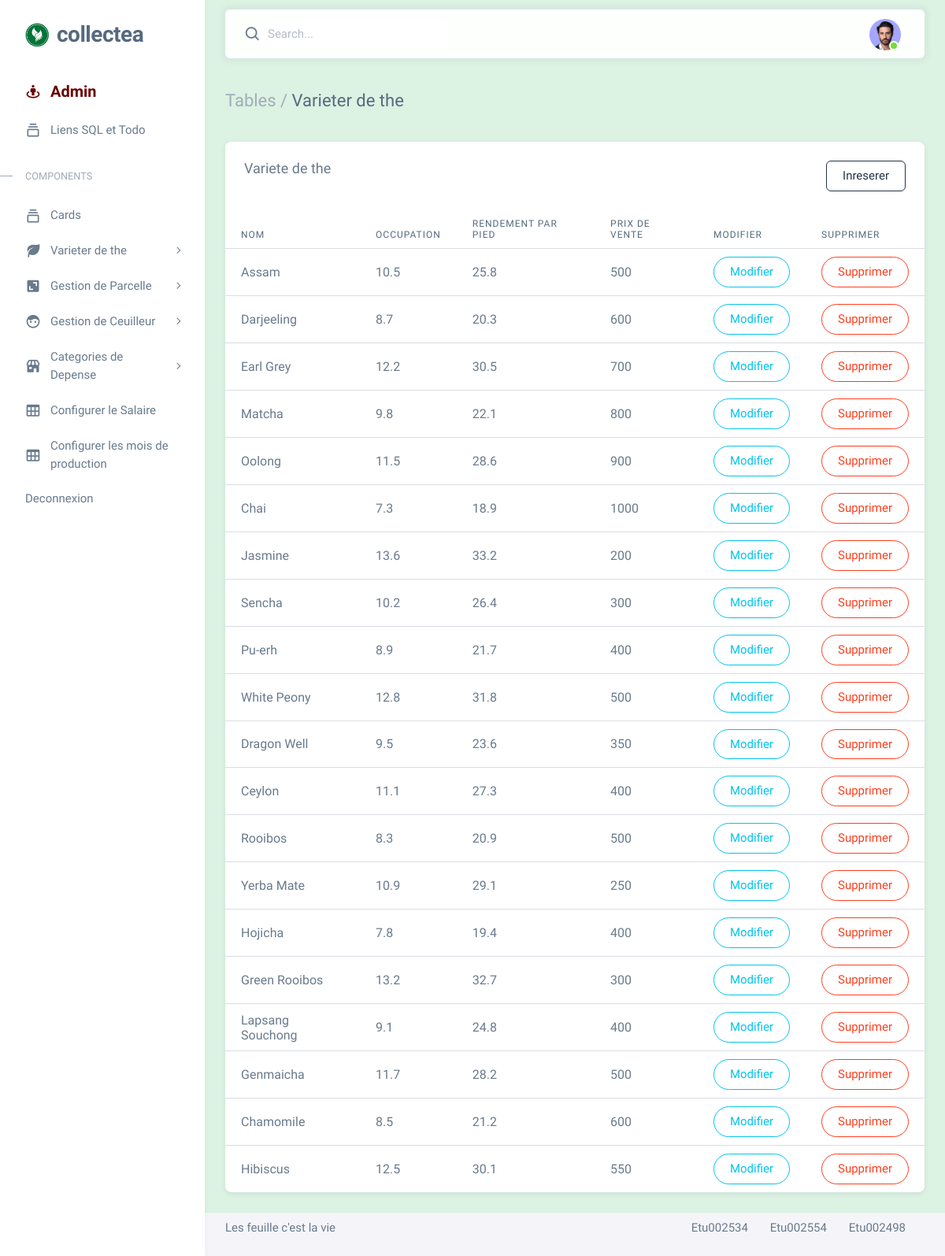
Screenshot of /template/backModel.php?page=../pages/tableauVarieterThe.php (signed in) with the database file from the repository.
### tables this page shows
CREATE TABLE the_variete(
    id SMALLINT auto_increment primary key,
    nom VARCHAR(50),
    occupation DOUBLE(16,2),
    rendement_par_pied DOUBLE(16,2),
    prix_vente DOUBLE(16,2)
);

### inc/base.php (called while the page is built)
<?php
    require_once('Crud.php');
    require_once ("../config.php");
    function connect(){
        try {
            global  $db_url,
                    $db_user,
                    $db_password
            ;
            return new PDO($db_url ,$db_user, $db_password);
        } catch (PDOException $e) {
            print "Erreur !: " . $e->getMessage();
            die();
            return null;
        }
    }
?>

### inc/variete-the.php (called while the page is built, shortened)
<?php
    include_once "Crud.php";
    include_once "base.php";
    function the_getAll() {
        $crud = new Crud('the_variete',connect());
        return $crud->lister();
    }
?>

### inc/Crud.php (called while the page is built, shortened)
<?php
class Crud {
    private $table;
    private $connexion;
    public function __construct($table, $connexion) {
        $this->table = $table;
        $this->connexion = $connexion;
    }
    public function lister() {
        $requete = $this->connexion->query("SELECT * FROM {$this->table}");
        return $requete->fetchAll(PDO::FETCH_ASSOC);
    }
}
?>

### pages/tableauVarieterThe.php (the view, shortened to what this page needs)
<?php
    $varietes = the_getAll();
?>
<div class="content-wrapper">
    <div class="container-xxl flex-grow-1 container-p-y">
        <h4 class="py-3 mb-4"><span class="text-muted fw-light">Tables /</span> Varieter de the</h4>
        <div class="card">
            <h5 class="card-header">Variete de the <a href="" style="float: right"><button type="button" class="btn btn-outline-dark">Inreserer</button></a> </h5>
            <div class="table-responsive text-nowrap">
                <table class="table">
                    <thead>
                    <tr>
                        <th>Nom</th>
                        <th>Occupation</th>
                        <th>Rendement par pied</th>
                        <th>Prix de vente</th>
                        <th>Modifier</th>
                        <th>Supprimer</th>
                    </tr>
                    </thead>
                    <tbody class="table-border-bottom-0">
                    <?php foreach ($varietes as $variete) {?>
                    <tr>
                        <td><?php echo $variete['nom'] ?></td>
                        <td><?php echo $variete['occupation']?></td>
                        <td><?php echo $variete['rendement_par_pied']?></td>
                        <td><?php echo $variete['prix_vente']?></td>
                        <td><a href="../template/backModel.php?page=../pages/insertVarieteThe.php&action=update&idVariete=<?php echo $variete['id']?>"><button type="button" class="btn rounded-pill btn-outline-info">Modifier</button></a></td>
                        <td><a href="../controllers/varieteTheControl.php?action=delete&idVariete=<?php echo $variete['id']?>"><button type="button" class="btn rounded-pill btn-outline-danger">Supprimer</button></a></td>
                    </tr>
                    <?php } ?>
                    </tbody>
                </table>
            </div>
        </div>
    </div>
</div>

### template/backModel.php (shortened to what this page needs)
<?php
$page="cards.php";
if (isset($_GET['page'])) {
    $page=$_GET['page'];
}
?>
<html lang="en" class="light-style layout-menu-fixed layout-compact" dir="ltr" data-theme="theme-default" data-assets-path="../assets/" data-template="vertical-menu-template-free"><head>
    <link rel="stylesheet" href="../assets/vendor/fonts/boxicons.css">
    <link rel="stylesheet" href="../assets/vendor/css/core.css" class="template-customizer-core-css">
    <link rel="stylesheet" href="../assets/vendor/css/theme-default.css" class="template-customizer-theme-css">
    <link rel="stylesheet" href="../assets/css/demo.css">
    <link rel="stylesheet" href="../assets/vendor/libs/perfect-scrollbar/perfect-scrollbar.css">
</head>
<body>
<div class="layout-wrapper layout-content-navbar">
    <div class="layout-container" style="background-color: rgba(0,217,46,0.1)!important;">
        <aside id="layout-menu" class="layout-menu menu-vertical menu bg-menu-theme" data-bg-class="bg-menu-theme">
            <div class="app-brand demo" >
                <a href="index.html" class="app-brand-link">
              <span class="app-brand-logo demo">
                      <img src='../assets/img/favicon/Green_Leaves_-remov.png' alt="" width="40px">
              </span>
                    <span class="app-brand-text demo menu-text fw-bold">CollecTea</span>
                </a>
            </div>
            <ul class="menu-inner py-1 ps">
                <li class="menu-item">
                    <div class="menu-link" style="font-size: 20px;color: #690000;margin-top: 10px">
                        <i class=" menu-icon bx bx-street-view"></i>
                        <div data-i18n="Basic"><b>Admin</b></div>
                    </div>
                </li>
                <li class="menu-item">
                    <a href="backModel.php?page=../pages/url.php" class="menu-link">
                        <i class="menu-icon tf-icons bx bx-collection"></i>
                        <div data-i18n="Basic">Liens SQL et Todo</div>
                    </a>
                </li>
                <li class="menu-header small text-uppercase"><span class="menu-header-text">Components</span></li>
                <li class="menu-item">
                    <a href="backModel.php?page=../pages/cardback.php" class="menu-link">
                        <i class="menu-icon tf-icons bx bx-collection"></i>
                        <div data-i18n="Basic">Cards</div>
                    </a>
                </li>
                <li class="menu-item">
                    <a href="javascript:void(0);" class="menu-link menu-toggle">
                        <i class="menu-icon tf-icons bx bxs-leaf"></i>
                        <div data-i18n="Gestion">Varieter de the</div>
                    </a>
                </li>
                <li class="menu-item">
                    <a href="javascript:void(0);" class="menu-link menu-toggle">
                        <i class="menu-icon tf-icons bx bxs-area"></i>
                        <div data-i18n="Gestion ">Gestion de Parcelle</div>
                    </a>
                </li>
                <li class="menu-item">
                    <a href="javascript:void(0);" class="menu-link menu-toggle">
                        <i class="menu-icon tf-icons bx bxs-face"></i>
                        <div data-i18n="Gestion">Gestion de Ceuilleur</div>
                    </a>
                </li>
                <li class="menu-item">
                    <a href="javascript:void(0);" class="menu-link menu-toggle">
                        <i class="menu-icon tf-icons bx bxs-store"></i>
                        <div data-i18n="Gestion">Categories de Depense</div>
                    </a>
                </li>
                <li class="menu-item">
                    <a href="backModel.php?page=../pages/configMontantSalaire.php" class="menu-link">
                        <i class="menu-icon tf-icons bx bx-table"></i>
                        <div data-i18n="Tables">Configurer le Salaire</div>
                    </a>
                </li>
                <li class="menu-item">
                    <a href="backModel.php?page=../pages/moisDeProduction.php" class="menu-link">
                        <i class="menu-icon tf-icons bx bx-table"></i>
                        <div data-i18n="Tables">Configurer les mois de production</div>
                    </a>
                </li>
                <li class="menu-item">
                    <a href="../controllers/loginControl.php?action=logout" class="menu-link">
                        <div data-i18n="Connections">Deconnexion</div>
                    </a>
                </li>
                </ul>
        </aside>
        <div class="layout-page">
            <nav class="layout-navbar container-xxl navbar navbar-expand-xl navbar-detached align-items-center bg-navbar-theme" id="layout-navbar">
                <div class="navbar-nav-right d-flex align-items-center" id="navbar-collapse">
                    <div class="navbar-nav align-items-center">
                        <div class="nav-item d-flex align-items-center">
                            <i class="bx bx-search fs-4 lh-0"></i>
                            <input type="text" class="form-control border-0 shadow-none ps-1 ps-sm-2" placeholder="Search..." aria-label="Search...">
                        </div>
                    </div>
                    <ul class="navbar-nav flex-row align-items-center ms-auto">
                        <li class="nav-item navbar-dropdown dropdown-user dropdown">
                            <a class="nav-link dropdown-toggle hide-arrow" href="javascript:void(0);" data-bs-toggle="dropdown">
                                <div class="avatar avatar-online">
                                    <img src="../assets/img/avatars/1.png" alt="" class="w-px-40 h-auto rounded-circle">
                                </div>
                            </a>
                        </li>
                    </ul>
                </div>
            </nav>
            <?php include './'.$page; ?>
            <footer class="content-footer footer bg-footer-theme">
                <div class="container-xxl d-flex flex-wrap justify-content-between py-2 flex-md-row flex-column">
                    <div class="mb-2 mb-md-0">
                        <p>Les feuille c'est la vie</p>
                    </div>
                    <div class="d-none d-lg-inline-block">
                        <p class="footer-link me-4" target="_blank">Etu002534</p>
                        <p target="_blank" class="footer-link me-4">Etu002554</p>
                        <p target="_blank" class="footer-link me-4">Etu002498</p>
                    </div>
                </div>
            </footer>
        </div>
    </div>
</div>
</body></html>

### assets/css/demo.css (style rules this page uses)
.menu .app-brand.demo { height: 64px; margin-top: 12px; }
.app-brand-text.demo { font-size: 1.75rem; letter-spacing: -0.5px; text-transform: lowercase; }

### template/backModel.php (style rules this page uses)
.layout-menu-fixed .layout-navbar-full .layout-menu, .layout-page { padding-top: 0px !important; }
.content-wrapper { padding-bottom: 0px !important; }

### rows the page displays
the_variete: nom "Assam", occupation "10.5", rendement_par_pied "25.8", prix_vente "500"
the_variete: nom "Darjeeling", occupation "8.7", rendement_par_pied "20.3", prix_vente "600"
the_variete: nom "Earl Grey", occupation "12.2", rendement_par_pied "30.5", prix_vente "700"
the_variete: nom "Matcha", occupation "9.8", rendement_par_pied "22.1", prix_vente "800"
the_variete: nom "Oolong", occupation "11.5", rendement_par_pied "28.6", prix_vente "900"
the_variete: nom "Chai", occupation "7.3", rendement_par_pied "18.9", prix_vente "1000"
the_variete: nom "Jasmine", occupation "13.6", rendement_par_pied "33.2", prix_vente "200"
the_variete: nom "Sencha", occupation "10.2", rendement_par_pied "26.4", prix_vente "300"
the_variete: nom "Pu-erh", occupation "8.9", rendement_par_pied "21.7", prix_vente "400"
the_variete: nom "White Peony", occupation "12.8", rendement_par_pied "31.8", prix_vente "500"
the_variete: nom "Dragon Well", occupation "9.5", rendement_par_pied "23.6", prix_vente "350"
the_variete: nom "Ceylon", occupation "11.1", rendement_par_pied "27.3", prix_vente "400"
the_variete: nom "Rooibos", occupation "8.3", rendement_par_pied "20.9", prix_vente "500"
the_variete: nom "Yerba Mate", occupation "10.9", rendement_par_pied "29.1", prix_vente "250"
the_variete: nom "Hojicha", occupation "7.8", rendement_par_pied "19.4", prix_vente "400"
the_variete: nom "Green Rooibos", occupation "13.2", rendement_par_pied "32.7", prix_vente "300"
the_variete: nom "Lapsang Souchong", occupation "9.1", rendement_par_pied "24.8", prix_vente "400"
the_variete: nom "Genmaicha", occupation "11.7", rendement_par_pied "28.2", prix_vente "500"
the_variete: nom "Chamomile", occupation "8.5", rendement_par_pied "21.2", prix_vente "600"
the_variete: nom "Hibiscus", occupation "12.5", rendement_par_pied "30.1", prix_vente "550"
